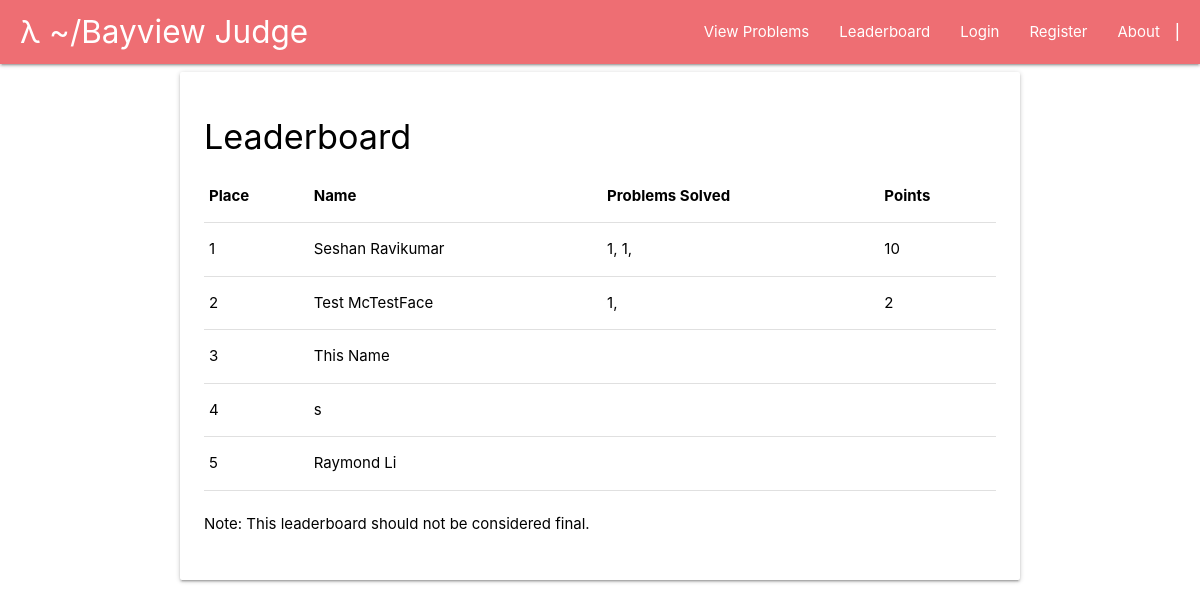
The app's page /Leaderboard/index.php with its own data.
### tables this page shows
CREATE TABLE `users` (
  `id` int(11) NOT NULL,
  `username` varchar(100) NOT NULL,
  `password` varchar(255) NOT NULL,
  `email` varchar(100) NOT NULL,
  `points` int(11) NOT NULL,
  `full_name` text NOT NULL,
  `school` text NOT NULL,
  `profile_desc` text NOT NULL,
  `role` int(11) NOT NULL DEFAULT '0'
);

### Controllers/GetUser.php (called while the page is built, shortened)
<?php
function getUsersList() {
    $config = parse_ini_file($_SERVER['DOCUMENT_ROOT'] . "/Config/config.ini");
    $conn = new mysqli($config['db_host'], $config['db_user'], $config['db_pass'], $config['db_name']);
    $query = "SELECT * FROM users ORDER BY points DESC";
    $result = $conn->query($query);
    $userArray = array();
    $index = 0;
    while($row = $result->fetch_assoc()){
        $userArray[$index] = $row;
        $index++;
    }
    return $userArray;
}
function computeScoreByID($id) {
    $config = parse_ini_file($_SERVER['DOCUMENT_ROOT'] . "/Config/config.ini");
    $conn = new mysqli($config['db_host'], $config['db_user'], $config['db_pass'], $config['db_name']);
    $query = "SELECT sum(points) FROM submissions WHERE user_id=$id";
    $result = $conn->query($query);
    $points = $result->fetch_assoc()['sum(points)'];
    $query = "UPDATE users SET
                 points=$points
                 WHERE id=$id";
    return $points;
}
function getUserSubmissionsByID($id) {
    $config = parse_ini_file($_SERVER['DOCUMENT_ROOT'] . "/Config/config.ini");
    $conn = new mysqli($config['db_host'], $config['db_user'], $config['db_pass'], $config['db_name']);
    $query = "SELECT * FROM submissions WHERE user_id=$id";
    $result = $conn->query($query);
    $problems=array();
    while ($row = $result->fetch_assoc()) {
        array_push($problems,$row['problem_id']);
    }
    return $problems;
}
?>

### Leaderboard/index.php (the view, shortened to what this page needs)
<?php
include($_SERVER['DOCUMENT_ROOT'] . "/Parts/page-head.php");
include($_SERVER['DOCUMENT_ROOT'] . "/Parts/page-foot.php");
include($_SERVER['DOCUMENT_ROOT'] . "/Controllers/GetUser.php");
echo renderPageHead("Leaderboard");
?>
<div class="card white hoverable">
    <div class="card-content black-text">
        <div class="row">
            <h4>Leaderboard</h4>
            <table>
                <thead>
                <tr>
                    <th>Place</th>
                    <th>Name</th>
                    <th>Problems Solved</th>
                    <th>Points</th>
                </tr>
                </thead>
                <tbody>
                <?php
                $users = getUsersList();
                $index  = 1;
                foreach($users as $user) {
                    ?>
                    <tr>
                        <td><?php echo $index ?></td>
                        <td><?php echo $user['full_name'] ?></td>
                        <td><?php
                            $submissions = getUserSubmissionsByID($user['id']);
                            foreach($submissions as $submission) {
                                echo $submission.", ";
                            }
                        ?></td>
                        <td><?php echo computeScoreByID($user['id']) ?></td>
                    </tr>
                    <?php
                    $index++;
                }
                ?>
                </tbody>
            </table>
            <br />
            <p>Note: This leaderboard should not be considered final.</p>
        </div>
    </div>
</div>
<?php
echo renderPageFoot();
?>

### records on screen
users: full_name "Seshan Ravikumar", submission "1", id "10"
users: full_name "Test McTestFace", submission "1", id "2"
users: full_name "This Name"
users: full_name "s"
users: full_name "Raymond Li"
